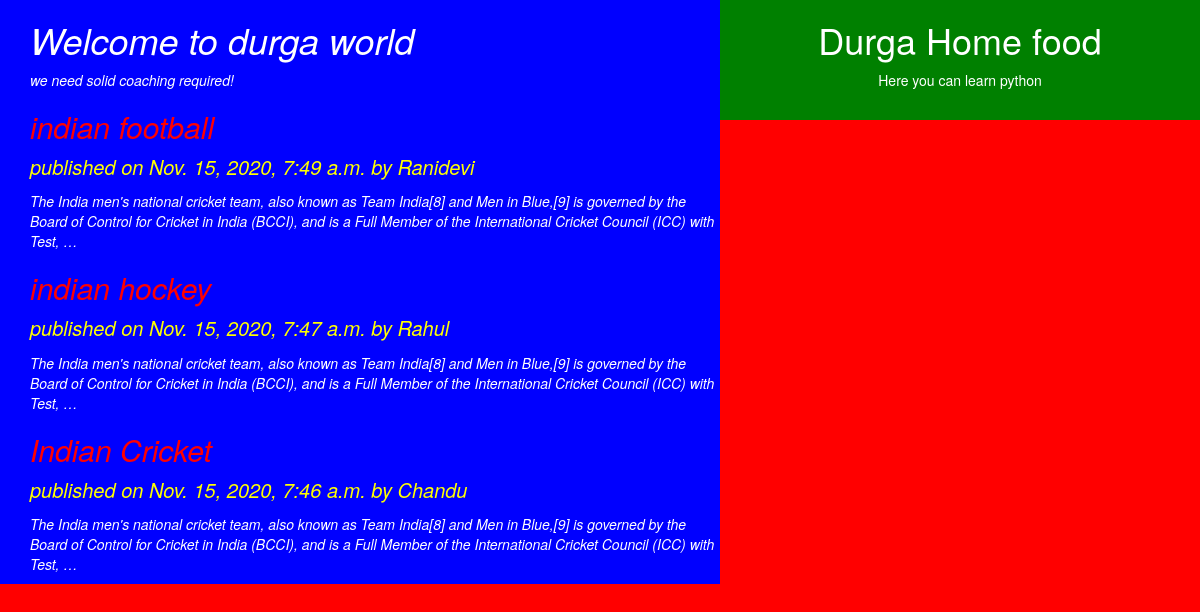
/home/, run on the app's committed database.
### testApp/models.py (models this page shows, shortened)
class Post(models.Model):
    STATUS_CHOICES=(('draft','Draft'),('published','Published'))
    title=models.CharField(max_length=50)
    slug=models.SlugField(max_length=100,unique_for_date='publish')
    author=models.ForeignKey(User,related_name='blog_posts')
    body=models.TextField()
    publish=models.DateTimeField(default=timezone.now)
    created=models.DateTimeField(auto_now_add=True)
    updated=models.DateTimeField(auto_now=True)
    status=models.CharField(max_length=100,choices=STATUS_CHOICES,default='draft')
    class Meta:
        ordering=('-publish',)
    def get_absolute_url(self):
        return reverse('post_detail',args=[self.publish.year,self.publish.strftime('%m'),self.publish.strftime('%d'),self.slug])

### testApp/views.py (the view)
# urls.py: url(r'^home/', views.Postlist_view),
def Postlist_view(request):
    post_list=Post.objects.all()
    return render(request,'testapp/post_list.html',{'post_list':post_list})

### templates/testapp/post_list.html (shortened to what this page needs)
<!DOCTYPE html>
{%extends 'testapp/base.html'%}
{%block content%}
<h1>Welcome to durga world</h1>
<p>we need solid coaching required!</p>
{%for post in post_list%}
<a href="{{post.get_absolute_url}}"><h2>{{post.title}} </h2></a>
<p id='date'>published on {{post.publish}} by {{post.author|title}}</p>
{{post.body|truncatewords:40|linebreaks}}
{%endfor%}
{%endblock%}

### templates/testapp/base.html (shortened to what this page needs)
<!DOCTYPE html>
{%load staticfiles%}
<html lang="en" dir="ltr">
  <head>
    <link rel="stylesheet" href="{% static "css/bootstrap.css"%}">
    <link rel="stylesheet" href="{% static "css/demo3.css"%}">
  </head>
  <body>
   <div class="content">
     {%block content%} {%endblock%}
     </div>
     <div class="sidebar">
      <h1>Durga Home food</h1>
      <p>Here you can learn python</p>
      </div>
  </body>
</html>

### static/css/demo3.css (style rules this page uses)
body { background: red; color: white; }
.content { width: 60%; float: left; background-color: blue; padding-left: 30px; font-style: italic; }
.sidebar { width: 40%; float: right; background-color: green; padding-bottom: 20px; text-align: center; }
a { background: yellow; color: red; }
#date { font-size: 20px; color: yellow; }

### data on the page
Post: title "indian football", publish "Nov. 15, 2020, 7:49 a.m.", author "Ranidevi", body "The India men's national cricket team, also known as Team India[8] and Men in Blue,[9] is governed by the Board of Control for Cricket in India (BCCI), and is a Full Member of the International Cricket Council (ICC) with Test, …"
Post: title "indian hockey", publish "Nov. 15, 2020, 7:47 a.m.", author "Rahul", body "The India men's national cricket team, also known as Team India[8] and Men in Blue,[9] is governed by the Board of Control for Cricket in India (BCCI), and is a Full Member of the International Cricket Council (ICC) with Test, …"
Post: title "Indian Cricket", publish "Nov. 15, 2020, 7:46 a.m.", author "Chandu", body "The India men's national cricket team, also known as Team India[8] and Men in Blue,[9] is governed by the Board of Control for Cricket in India (BCCI), and is a Full Member of the International Cricket Council (ICC) with Test, …"
